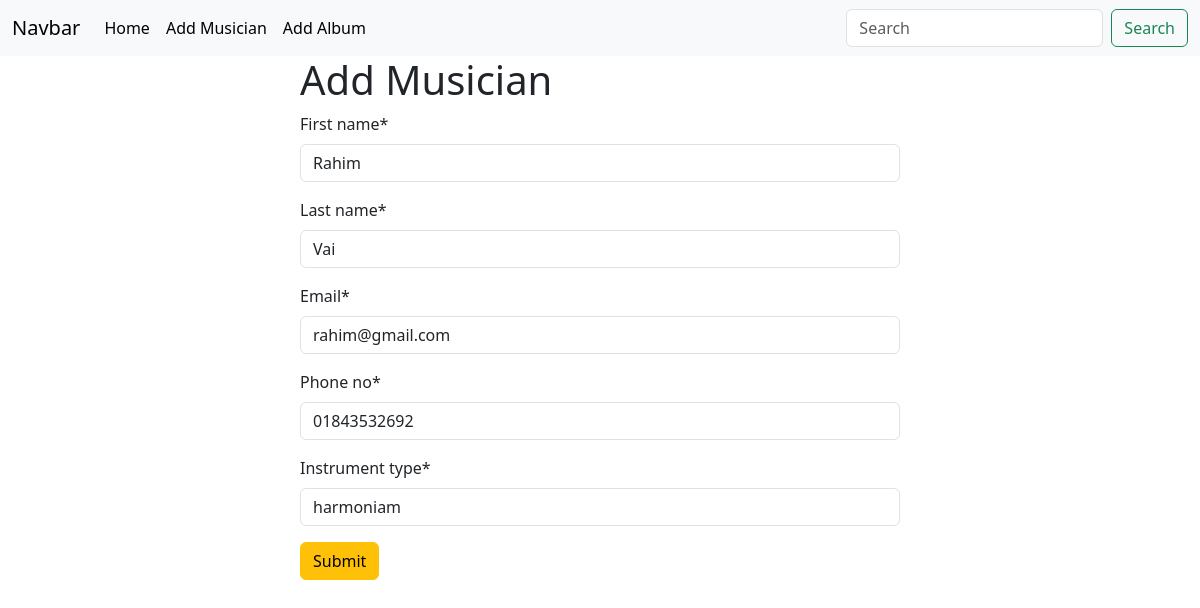
The page /musician/edit/1 on the database its author committed.
### musician/models.py (models this page shows, shortened)
class Musician(models.Model):
    first_name = models.CharField(max_length=50)
    last_name = models.CharField(max_length=50)
    email = models.EmailField()
    phone_no = models.CharField(max_length=12)
    instrument_type = models.CharField(max_length=12)

### musician/views.py (the view)
# urls.py: path('edit/<int:id>', views.edit_musician, name="edit_musician"),
def edit_musician(request, id):
    post = models.Musician.objects.get(pk=id)
    musician_form = forms.MusicianForm(instance=post)
    if request.method == 'POST':
        musician_form = forms.MusicianForm(request.POST, instance=post)
        if musician_form.is_valid():
            musician_form.save()
            return redirect('homepage')
    return render(request, 'add_musician.html', {'form' : musician_form})

### musician/forms.py
class MusicianForm(forms.ModelForm):
    class Meta:
        model = Musician
        fields = '__all__'

### musician/templates/add_musician.html (shortened to what this page needs)
{% extends "base.html" %}
{% load crispy_forms_tags %}
{% block content %}
<form style="width: 50%; margin: auto" method="post">
    <h1>Add Musician</h1>
    {{form | crispy }}
    <button class="btn btn-warning" type="submit">Submit</button>
</form>
{% endblock  %}

### rows shown on the page
Musician: first_name "Rahim", last_name "Vai", email "rahim@gmail.com", phone_no "01843532692", instrument_type "harmoniam"
